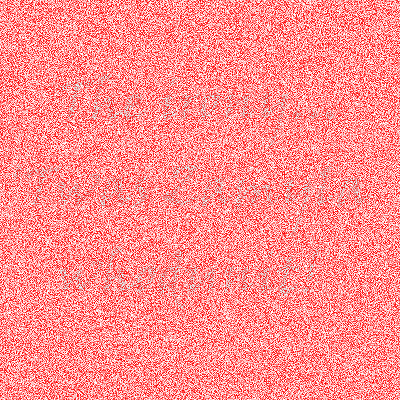
#> input picture lecture 3/problem set/whodunit 1/clue.bmp, 400 x 400 px
$ python resize.py 3 '../../lecture 3/problem set/whodunit 1/clue.bmp' out.png
#> lines starting #> are read from the running program, lines starting #| are printed output that depends on the picture
from PIL import Image
from sys import argv

if len(argv) != 4:
    exit("Usage: python resize.py n infile outfile");

n = int(argv[1])
infile = argv[2]
outfile = argv[3]

inimage = Image.open(infile)
#> inimage is the input picture: PIL image 400x400 RGB; mean R, G, B 253.3, 142.3, 142.3
width, height = inimage.size
#> width = 400; height = 400
outimage = inimage.resize((width * n, height * n))
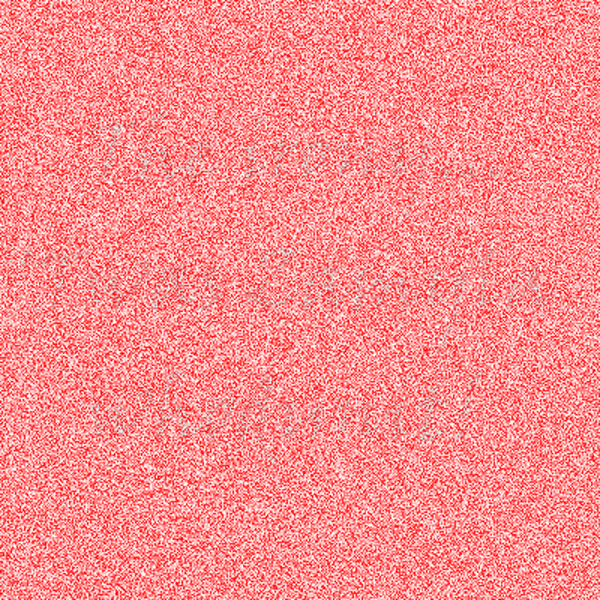
#> outimage: PIL image 1200x1200 RGB (shown at 1/2 size); mean R, G, B 253.3, 142.2, 142.2

outimage.save(outfile)
